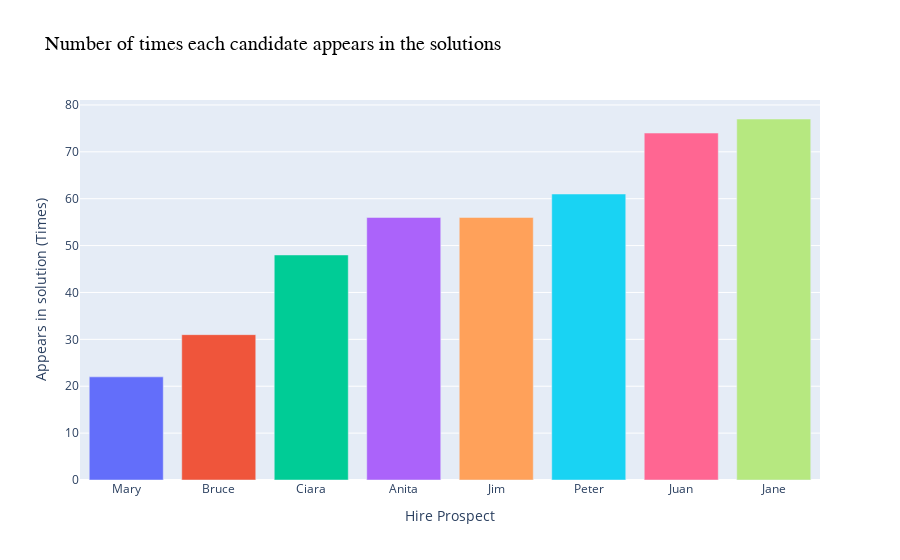

Notebook source saved alongside this figure:
### Markdown cell above
## Graph visualization

### Code cell
import plotly.express as px

df = pd.DataFrame(person_counts.items(), columns=["Hire Prospect", "Appears in solution (Times)"])

fig = px.bar(df, x='Hire Prospect', y='Appears in solution (Times)', color='Hire Prospect',
             title='Number of times each candidate appears in the solutions',
             labels={'Appears in solution (Times)': 'Appears in solution (Times)',
                     'Hire Prospect': 'Hire Prospect'})

fig.update_layout(title_font=dict(size=20, color='black', family="Courier New, monospace"),
                 showlegend=False)

fig.show()

### Figure 1 — Plotly figure (JSON) as saved in the notebook; plotly's stock layout.template omitted (floating-point values rounded to 4 significant figures)
{"data": [{"alignmentgroup": "True", "hovertemplate": "Hire Prospect=%{x}<br>Appears in solution (Times)=%{y}<extra></extra>", "legendgroup": "Mary", "marker": {"color": "#636efa", "pattern": {"shape": ""}}, "name": "Mary", "offsetgroup": "Mary", "orientation": "v", "showlegend": true, "textposition": "auto", "type": "bar", "x": ["Mary"], "xaxis": "x", "y": [22], "yaxis": "y"}, {"alignmentgroup": "True", "hovertemplate": "Hire Prospect=%{x}<br>Appears in solution (Times)=%{y}<extra></extra>", "legendgroup": "Bruce", "marker": {"color": "#EF553B", "pattern": {"shape": ""}}, "name": "Bruce", "offsetgroup": "Bruce", "orientation": "v", "showlegend": true, "textposition": "auto", "type": "bar", "x": ["Bruce"], "xaxis": "x", "y": [31], "yaxis": "y"}, {"alignmentgroup": "True", "hovertemplate": "Hire Prospect=%{x}<br>Appears in solution (Times)=%{y}<extra></extra>", "legendgroup": "Ciara", "marker": {"color": "#00cc96", "pattern": {"shape": ""}}, "name": "Ciara", "offsetgroup": "Ciara", "orientation": "v", "showlegend": true, "textposition": "auto", "type": "bar", "x": ["Ciara"], "xaxis": "x", "y": [48], "yaxis": "y"}, {"alignmentgroup": "True", "hovertemplate": "Hire Prospect=%{x}<br>Appears in solution (Times)=%{y}<extra></extra>", "legendgroup": "Anita", "marker": {"color": "#ab63fa", "pattern": {"shape": ""}}, "name": "Anita", "offsetgroup": "Anita", "orientation": "v", "showlegend": true, "textposition": "auto", "type": "bar", "x": ["Anita"], "xaxis": "x", "y": [56], "yaxis": "y"}, {"alignmentgroup": "True", "hovertemplate": "Hire Prospect=%{x}<br>Appears in solution (Times)=%{y}<extra></extra>", "legendgroup": "Jim", "marker": {"color": "#FFA15A", "pattern": {"shape": ""}}, "name": "Jim", "offsetgroup": "Jim", "orientation": "v", "showlegend": true, "textposition": "auto", "type": "bar", "x": ["Jim"], "xaxis": "x", "y": [56], "yaxis": "y"}, {"alignmentgroup": "True", "hovertemplate": "Hire Prospect=%{x}<br>Appears in solution (Times)=%{y}<extra></extra>", "legendgroup": "Peter", "marker": {"color": "#19d3f3", "pattern": {"shape": ""}}, "name": "Peter", "offsetgroup": "Peter", "orientation": "v", "showlegend": true, "textposition": "auto", "type": "bar", "x": ["Peter"], "xaxis": "x", "y": [61], "yaxis": "y"}, {"alignmentgroup": "True", "hovertemplate": "Hire Prospect=%{x}<br>Appears in solution (Times)=%{y}<extra></extra>", "legendgroup": "Juan", "marker": {"color": "#FF6692", "pattern": {"shape": ""}}, "name": "Juan", "offsetgroup": "Juan", "orientation": "v", "showlegend": true, "textposition": "auto", "type": "bar", "x": ["Juan"], "xaxis": "x", "y": [74], "yaxis": "y"}, {"alignmentgroup": "True", "hovertemplate": "Hire Prospect=%{x}<br>Appears in solution (Times)=%{y}<extra></extra>", "legendgroup": "Jane", "marker": {"color": "#B6E880", "pattern": {"shape": ""}}, "name": "Jane", "offsetgroup": "Jane", "orientation": "v", "showlegend": true, "textposition": "auto", "type": "bar", "x": ["Jane"], "xaxis": "x", "y": [77], "yaxis": "y"}], "layout": {"barmode": "relative", "legend": {"title": {"text": "Hire Prospect"}, "tracegroupgap": 0}, "showlegend": false, "title": {"font": {"color": "black", "family": "Courier New, monospace", "size": 20}, "text": "Number of times each candidate appears in the solutions"}, "xaxis": {"anchor": "y", "categoryarray": ["Mary", "Bruce", "Ciara", "Anita", "Jim", "Peter", "Juan", "Jane"], "categoryorder": "array", "domain": [0, 1], "title": {"text": "Hire Prospect"}}, "yaxis": {"anchor": "x", "domain": [0, 1], "title": {"text": "Appears in solution (Times)"}}}}
